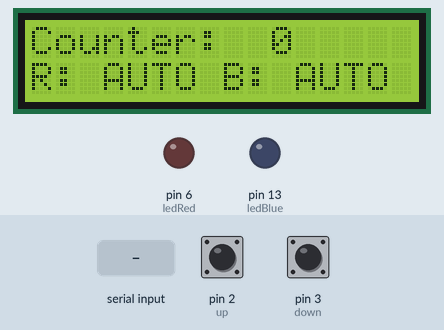
Simulated run of this sketch. Board: Arduino Uno, built with avr-gcc and run on an emulated ATmega328P. On the bench: 16×2 character LCD, output pins drawn as LEDs (lit = HIGH). The inputs (shaded band) are chosen by the test bench; at power-on: pin 2 (up) LOW, pin 3 (down) LOW. What the sketch prints to the serial monitor is not drawn.

Above: at 3.2 s.
3.3 s: "1" received over Serial
At 3.6 s:
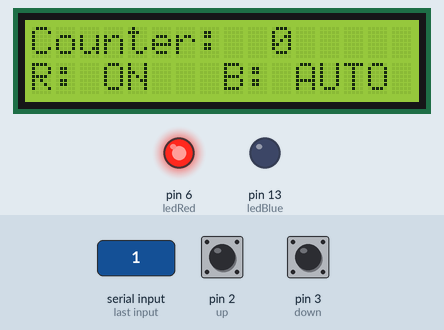
4.8 s: "0" received over Serial
At 6.0 s:
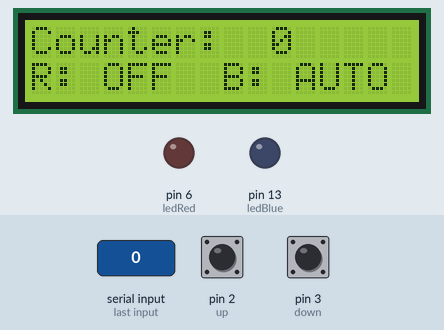
6.3 s: pin 2 (up) pulled HIGH for 0.15 s
At 7.5 s:
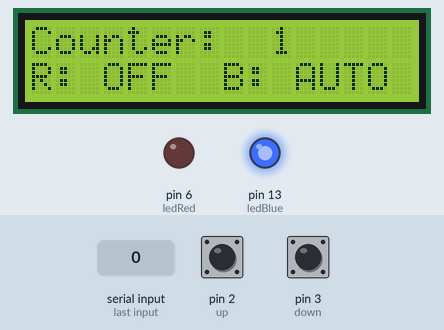
7.9 s: "2" received over Serial
At 9.1 s:
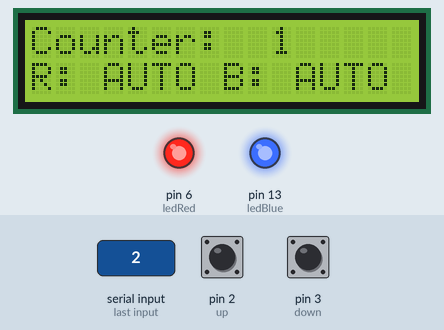
9.4 s: pin 2 (up) pulled HIGH for 1 s
At 9.8 s:
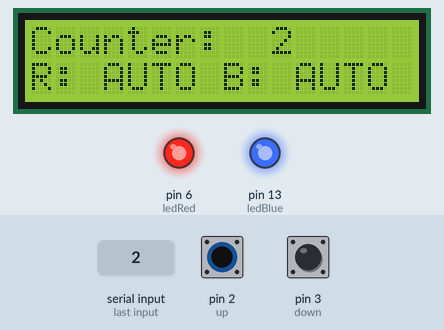
11.9 s: "1" received over Serial
At 13.2 s:
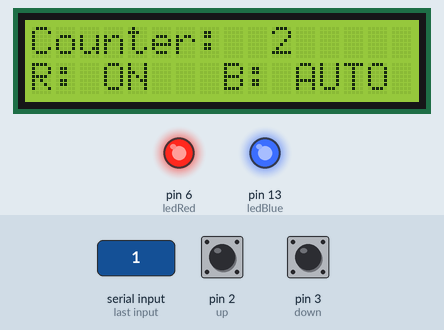
Timing chart, 0 to 14.4 s (numbered marks = the images above; inputs shaded):
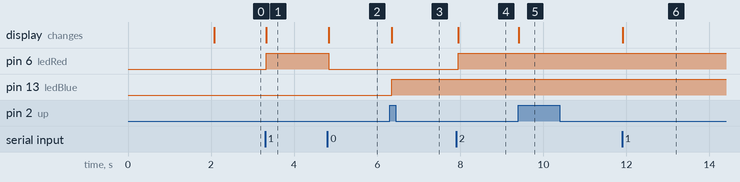

Measured:
- after the input at 3.3 s, pin 6 (ledRed): LOW → HIGH at once; the display: changes at once (image 1)
- after the input at 4.8 s, pin 6 (ledRed): HIGH → LOW at once; the display: changes at once (image 2)
- after the input at 6.3 s, pin 13 (ledBlue): LOW → HIGH after 0.05 s; the display: changes after 0.05 s (image 3)
- after the input at 7.9 s, pin 6 (ledRed): LOW → HIGH after 0.05 s; the display: changes after 0.05 s (image 4)
- after the input at 9.4 s, the display: changes at once (image 5)
- after the input at 11.9 s, the display: changes at once (image 6)

The sketch:

Project.ino
```cpp
//Libraries
#include <LiquidCrystal.h>
#include <EEPROM.h>

LiquidCrystal lcd(7, 8, 9, 10, 11, 12); //Arduino pins to lcd

const int up = 2;
const int down = 3;
const int ledRed = 6;
const int ledBlue = 13;

int counter = 0;
int stateUp = 0, stateDown = 0;

char redFlagChar = '2', blueFlagChar = '2';

bool redFlag, blueFlag,
     redAutoFlag = true, blueAutoFlag = true;

void setup() {
  Serial.begin(9600);

  // Define Switch Buttons Pins
  pinMode(up, INPUT);
  pinMode(down, INPUT);

  // Define Leds Pins
  pinMode(ledRed, OUTPUT);
  pinMode(ledBlue, OUTPUT);

  // lcd initialization
  lcd.begin(16, 2);
  lcd.clear();
  lcd.setCursor(0, 0);
  lcd.write("   Welcome To   ");
  lcd.setCursor(0, 1);
  lcd.print("Digital  Counter");
  delay(2000);
  lcd.clear();
  lcd.setCursor(0, 0);
  lcd.print("Counter: ");

  printCounter(counter);

  // initialize Flags
  UpdateSerial();
}

void loop() {

  lcd.setCursor(10, 0);

  if (Serial.available() > 0) {
    redFlagChar = Serial.read();
    blueFlagChar = Serial.read();

    UpdateSerial();
    Serial.print(redFlagChar);
    Serial.println(blueFlagChar);

    LedsUpdate();
  }

  if (digitalRead(up) == HIGH) {
    if (stateUp == 0) {
      counter += 1;
      printCounter(counter);

      LedsOn();

      stateUp = 1;
    }
  }
  else {
    stateUp = 0;
  }

  if (digitalRead(down) == HIGH) {
    if (stateDown == 0 && counter > 0) {
      counter -= 1;
      printCounter(counter);

      stateDown = 1;
    }
  }
  else {
    stateDown = 0;
  }

  if (counter == 0) {
    LedsUpdate();
  }

  delay(50);
}

void printCounter(int param) {
  lcd.print("      ");
  lcd.setCursor(10, 0);
  lcd.print(param);
}

void LedsOn() {
  if (blueAutoFlag) {
    digitalWrite(ledBlue, HIGH);
  }

  if (redAutoFlag) {
    digitalWrite(ledRed, HIGH);
  }
}

void LedsOff() {
  if (blueAutoFlag) {
    digitalWrite(ledBlue, LOW);
  }

  if (redAutoFlag) {
    digitalWrite(ledRed, LOW);
  }
}

void LedsUpdate() {
  if (counter > 0) {
    LedsOn();
  } else {
    LedsOff();
  }

  if (!redAutoFlag) {
    if (redFlag) {
      digitalWrite(ledRed, HIGH);
    } else {
      digitalWrite(ledRed, LOW);
    }
  }

  if (!blueAutoFlag) {
    if (blueFlag) {
      digitalWrite(ledBlue, HIGH);
    } else {
      digitalWrite(ledBlue, LOW);
    }
  }

}

void UpdateSerial () {
  lcd.setCursor(0, 1);
  switch (redFlagChar) {
    case '0':
      redFlag = false;
      redAutoFlag = false;
      lcd.print("R: OFF ");
      break;
    case '1':
      redFlag = true;
      redAutoFlag = false;
      lcd.print("R: ON  ");
      break;
    default:
    case '2':
      redAutoFlag = true;
      lcd.print("R: AUTO");
      break;
  }

  lcd.setCursor(8, 1);
  switch (blueFlagChar) {
    case '0':
      blueFlag = false;
      blueAutoFlag = false;
      lcd.print("B: OFF ");
      break;
    case '1':
      blueFlag = true;
      blueAutoFlag = false;
      lcd.print("B: ON  ");
      break;
    default:
    case '2':
      blueAutoFlag = true;
      lcd.print("B: AUTO");
      break;
  }
}
```
